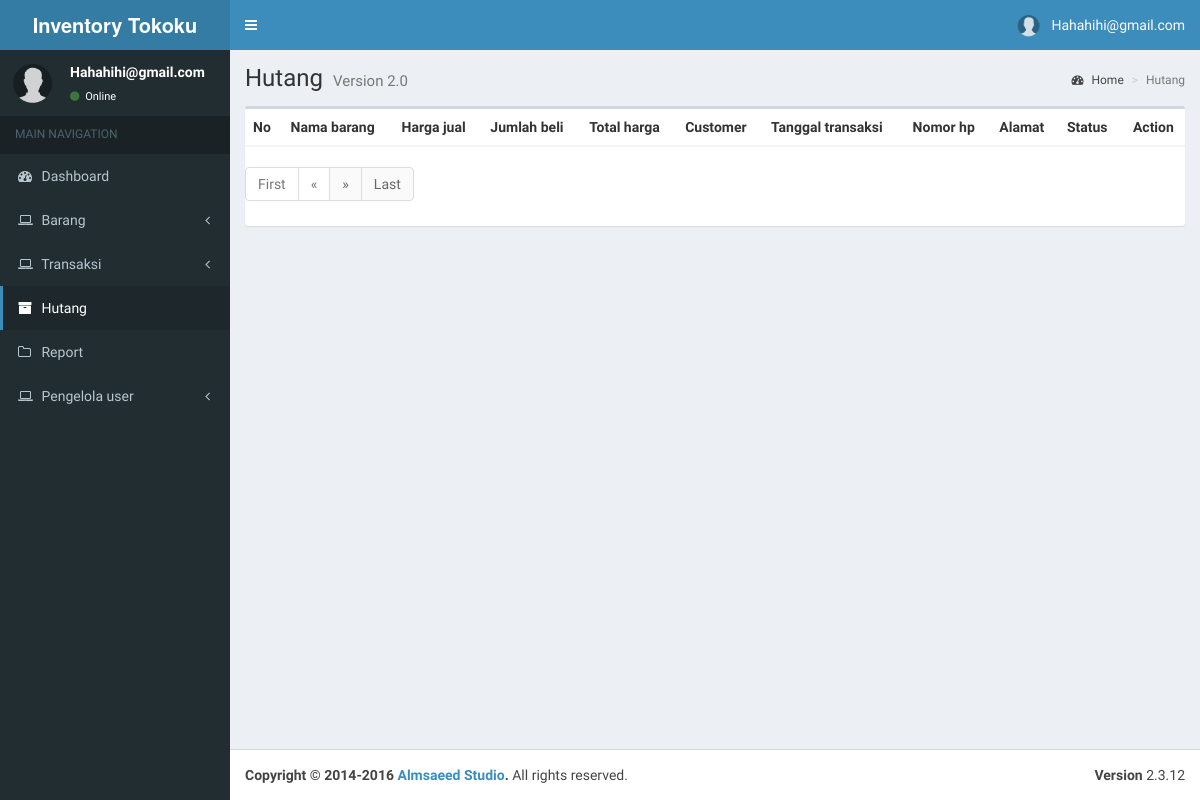
Before: /admin/hutang.php (signed in) with the older database file.
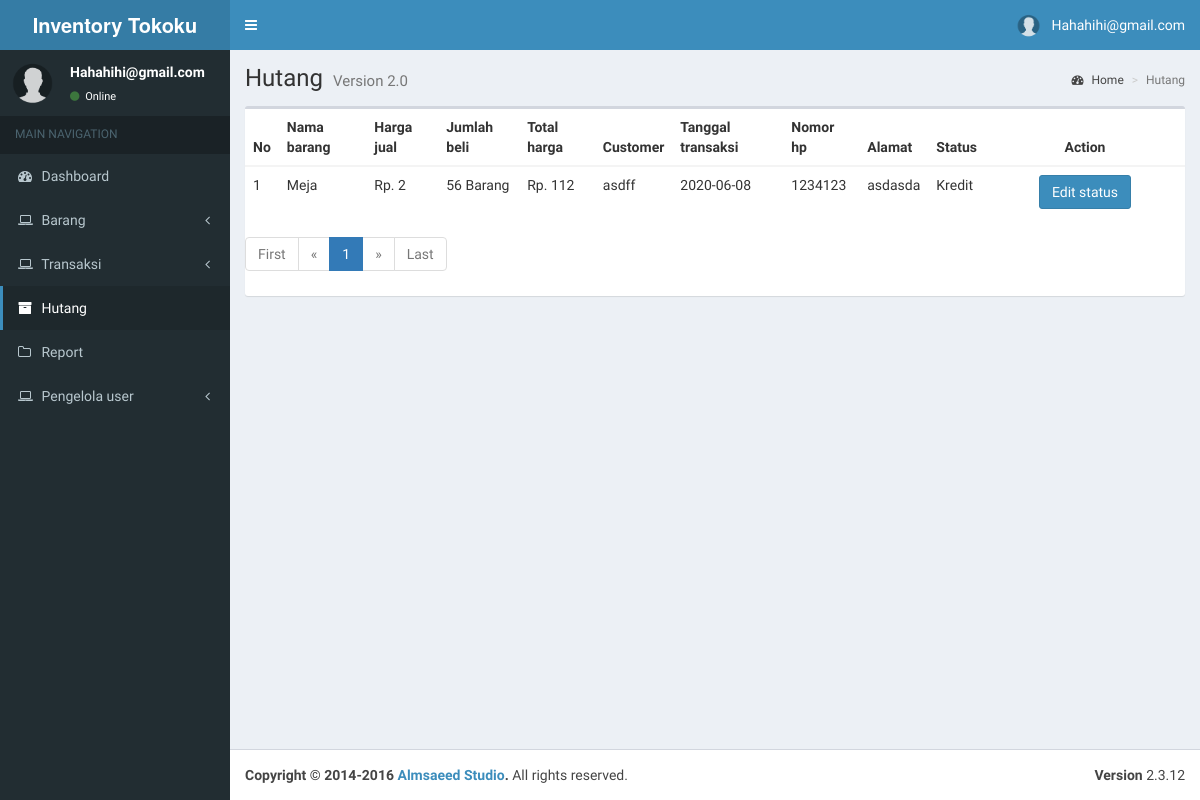
After: the same page with the newer database file.
### tables this page shows
CREATE TABLE `transaksi` (
  `id_transaksi` int(5) NOT NULL,
  `id_barang` varchar(5) NOT NULL,
  `jenis_transaksi` varchar(20) NOT NULL,
  `jumlah_beli` int(20) NOT NULL,
  `total_harga` int(20) NOT NULL,
  `customer` text NOT NULL,
  `nik_customer` text NOT NULL,
  `tempat_lahir` text NOT NULL,
  `tanggal_transaksi` date NOT NULL,
  `nomor_hp` bigint(14) NOT NULL,
  `alamat` text NOT NULL,
  `created_at` timestamp NOT NULL DEFAULT current_timestamp() ON UPDATE current_timestamp()
);

CREATE TABLE `barang` (
  `id_barang` varchar(5) NOT NULL,
  `jenis_barang` varchar(30) NOT NULL,
  `nama_barang` varchar(60) NOT NULL,
  `harga_beli` int(20) NOT NULL,
  `harga_jual` int(20) NOT NULL,
  `jumlah_stock` int(20) NOT NULL,
  `supplier` text NOT NULL,
  `deskripsi` text NOT NULL,
  `created_at` timestamp NOT NULL DEFAULT current_timestamp() ON UPDATE current_timestamp()
);

### admin/hutang.php (the view, shortened to what the changed rows need)
<!DOCTYPE html>
<html>
<head>
  <link rel="stylesheet" href="bootstrap/css/bootstrap.min.css">
  <link rel="stylesheet" href="https://cdnjs.cloudflare.com/ajax/libs/font-awesome/4.5.0/css/font-awesome.min.css">
  <link rel="stylesheet" href="https://cdnjs.cloudflare.com/ajax/libs/ionicons/2.0.1/css/ionicons.min.css">
  <link rel="stylesheet" href="dist/css/AdminLTE.min.css">
  <link rel="stylesheet" href="bootstrap/css/style.css">
  <link rel="stylesheet" href="dist/css/skins/_all-skins.min.css">
</head>
<body class="hold-transition skin-blue sidebar-mini">
<div class="wrapper">
  <div class="content-wrapper">
    <section class="content-header">
      <h1>
        Hutang
        <small>Version 2.0</small>
      </h1>
    </section>
    <section class="content">
		<div class="row">
			  <div class="col-xs-12">
				<div class="box">
                      <div class="box-body table-responsive no-padding">
                     <div class="box-body table-responsive no-padding">
                        <?php
                           $mysql_hostname = "localhost";
                           $mysql_user = "root";
                           $mysql_password = "";
                           $mysql_database = "inventory";
                           $conn = mysqli_connect($mysql_hostname, $mysql_user, $mysql_password, $mysql_database);
            ?>
					 <table class="table table-hover">
                        <thead>
                        <th>No</th>
                           <th>Nama barang</th>
                           <th>Harga jual</th>
                           <th>Jumlah beli</th>
                           <th>Total harga</th>
                           <th>Customer</th>
                           <th>Tanggal transaksi</th>
                           <th>Nomor hp</th>
                           <th>Alamat</th>
                           <th>Status</th>
                           <th>
                              <center>Action</center>
                           </th>
                        </thead>
						<?php
$page = (isset($_GET['page'])) ? $_GET['page'] : 1;
$limit = 10;
$limit_start = ($page - 1) * $limit;
$no = $limit_start + 1;
$sql = "SELECT nama_barang, id_transaksi, harga_jual, total_harga, jumlah_beli, jenis_transaksi, customer, tanggal_transaksi, nomor_hp, alamat FROM barang t1 INNER JOIN transaksi t2 ON t2.id_barang = t1.id_barang WHERE jenis_transaksi = 'Kredit'
                        ORDER BY t2.created_at LIMIT $limit_start, $limit";
                                             if($result = @mysqli_query($conn,$sql)){
                                                 if(mysqli_num_rows($result) > 0){
                                                     while($row = mysqli_fetch_array($result)){
                           ?>
                        <tbody>
                        <td><?php echo $no++ ?></td>
                           <td><?php echo $row['nama_barang'] ?></td>
                           <td><?php echo "Rp. " . $row['harga_jual'] ?></td>
						               <td><?php echo $row['jumlah_beli'] . " Barang"?></td>
                           <td><?php echo "Rp. " . $row['total_harga'] ?></td>
                           <td><?php echo $row['customer'] ?></td>
                           <td><?php echo $row['tanggal_transaksi'] ?></td>
                           <td><?php echo $row['nomor_hp'] ?></td>
                           <td><?php echo $row['alamat'] ?></td>
                           <td><?php echo $row['jenis_transaksi'] ?></td>
                           <td width="200px">
                              <center>
                                 <button class="btn btn-primary" data-toggle="modal" data-target="#false">Edit status</button>
                              </center>
                           </td>
                        </tbody>
                        <?php
                           }
                           }echo "</table>";
                           } else{
                           echo "ERROR: Could not able to execute $sql. ";
                           }
                           ?>
                        <ul class="pagination">
            <?php
            $sql = mysqli_query($conn, "SELECT COUNT(id_transaksi) as num FROM transaksi");
            $total_pages = mysqli_fetch_array($sql);
            $yourcount = $total_pages['num'];
            $jumlah_page = ceil($yourcount / $limit);
            $jumlah_number = 3;
            $start_number = ($page > $jumlah_number) ? $page - $jumlah_number : 1;
            $end_number = ($page < ($jumlah_page - $jumlah_number)) ? $page + $jumlah_number : $jumlah_page;
            for ($i = $start_number; $i <= $end_number; $i++) {
                $link_active = ($page == $i) ? 'class="active"' : '';
            ?>
                <li <?php echo $link_active; ?>><a href="hutang.php?page=<?php echo $i; ?>"><?php echo $i; ?></a></li>
            <?php
            }
            ?>
            <?php
            if ($page == $jumlah_page) {
            ?>
                <li class="disabled"><a href="#">&raquo;</a></li>
                <li class="disabled"><a href="#">Last</a></li>
            <?php
            } else {
                $link_next = ($page < $jumlah_page) ? $page + 1 : $jumlah_page;
            ?>
                <li><a href="hutang.php?page=<?php echo $link_next; ?>">&raquo;</a></li>
                <li><a href="hutang.php?page=<?php echo $jumlah_page; ?>">Last</a></li>
            <?php
            }
            ?>
        </ul>
				</div>
			  </div>
		</div>
    </section>
  </div>
</div>
</body>
</html>

Changed rows visible on the page:
added transaksi: id_barang.nama_barang "Meja", id_barang.harga_jual "2", jumlah_beli "56", total_harga "112", customer "asdff", tanggal_transaksi "2020-06-08", nomor_hp "1234123", alamat "asdasda", jenis_transaksi "Kredit"
Other visible differences:
new list line: "1"
